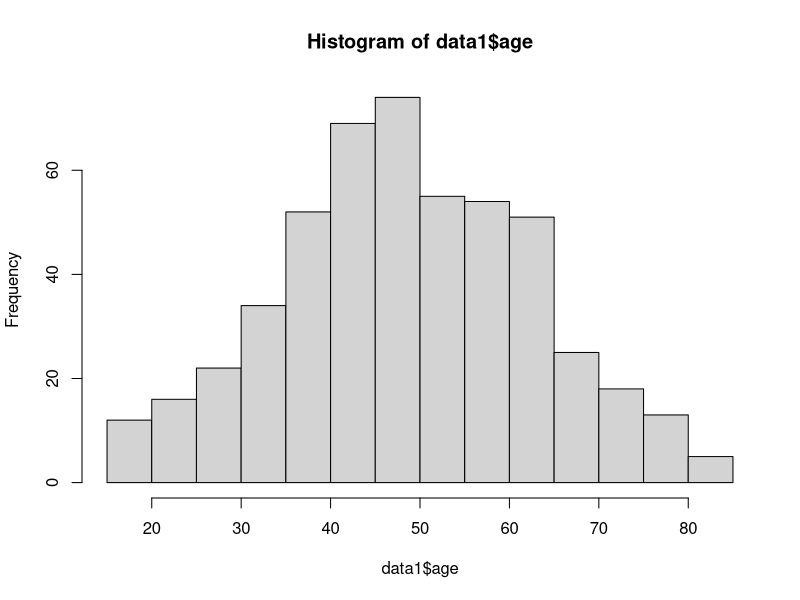
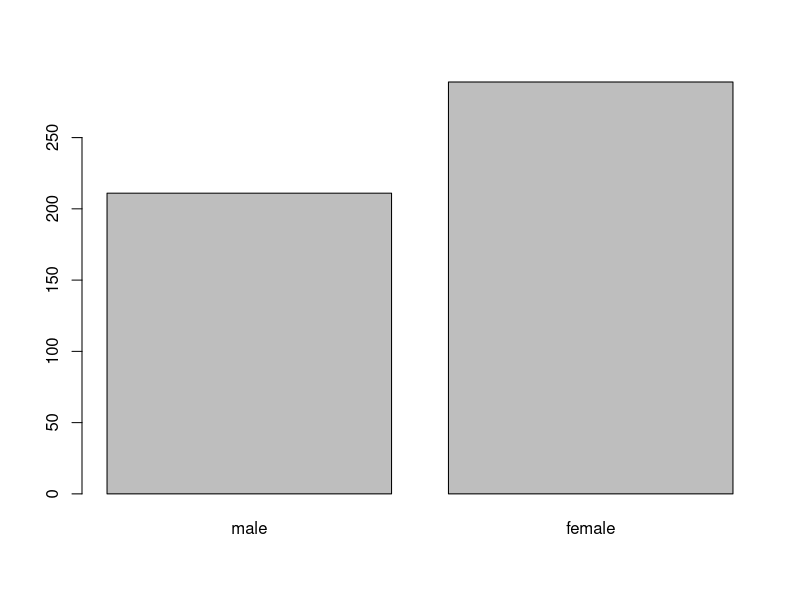

Source code (R) for these figures, in order:
## ---- chunk 1
library(foreign)
data1 <- read.dta('metab1.dta', convert.factors = TRUE) 
head(data1)
## ---- chunk 2
library(psych)
describe(data1)
## ---- chunk 3
hist(data1$age)
## ---- chunk 4
cts_sex <- table(data1$sex)
barplot(cts_sex, names.arg = c('male','female'))
## ---- chunk 5
cor(data1[,c(2,7:14 )], use = 'complete.obs')
## ---- chunk 6
modl <- lm(bmi2 ~ hip + msbp + mdbp 
           + gender, data = data1)
summary(modl)
## ---- chunk 7
confint(modl)
## ---- chunk 8
modlog <- glm(dm ~ bmi2 + age + totchol + msbp, family = binomial(link = logit), data = data1)
summary(modlog)
## ---- chunk 9
exp(modlog$coefficients)
## ---- chunk 10
confint(modlog)
## ---- chunk 11
exp(confint(modlog))
## ---- chunk 12
library(survival)

## ---- chunk 13
library(psych)
lung <- lung
describe(lung)
## ---- chunk 14
tte <- Surv(time = lung$time, event = lung$status==2)
tte
## ---- chunk 15
cox_mod <- coxph(tte ~ 1, data = lung)
summary(cox_mod)
## ---- chunk 16
cox_mod2 <- coxph(tte ~ 1 + ph.ecog + factor(sex) + ph.karno, data = lung)
summary(cox_mod2)

